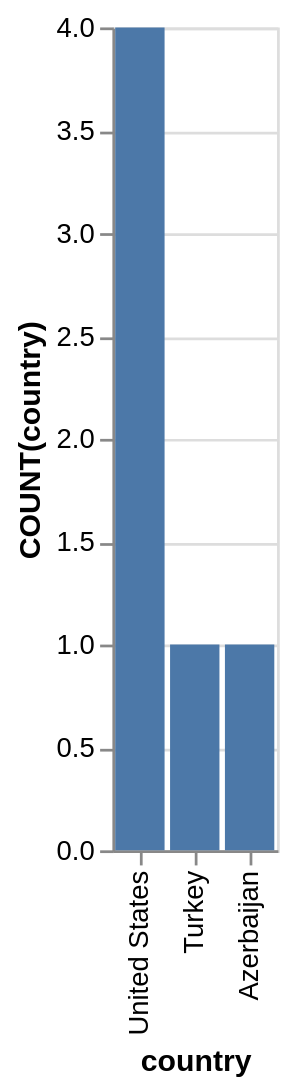

Describe this chart as a Vega-Lite specification.
### Vega-Lite specification from a JSON file in a GitHub repository (floating-point values rounded to 4 significant figures)
{"data": {"values": [{"x_data": "United States", "y_data": 4}, {"x_data": "Turkey", "y_data": 1}, {"x_data": "Azerbaijan", "y_data": 1}]}, "mark": "bar", "encoding": {"x": {"field": "x_data", "type": "nominal", "title": "country", "sort": "descending"}, "y": {"field": "y_data", "type": "quantitative", "title": "COUNT(country)"}}}
